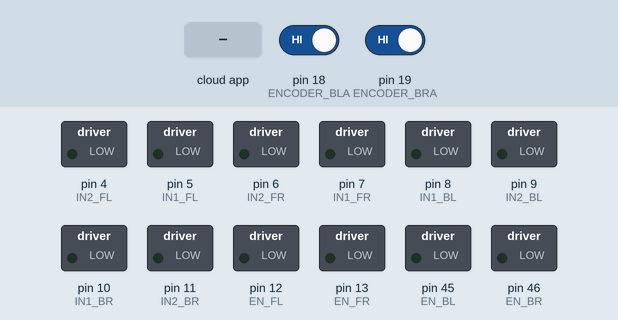
Recording of a sketch running on a simulated Arduino Mega 2560, built with avr-gcc and run on an emulated ATmega2560. Parts: switched loads named in the sketch (green lamp = pin HIGH). Inputs (shaded band) come from the test bench; at power-on: pin 18 (ENCODER_BLA) HIGH, pin 19 (ENCODER_BRA) HIGH. The ROS host is connected and sends only what is stated.

Above: at 1.2 s.
1.3 s: the phone or cloud app sets linear.x to -100
At 2.5 s:
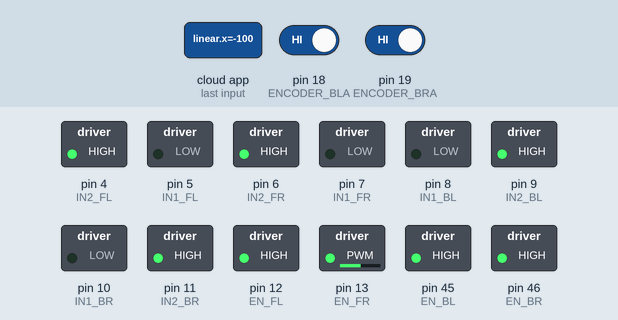
2.8 s: the phone or cloud app sets angular.z to -100
At 3.7 s:
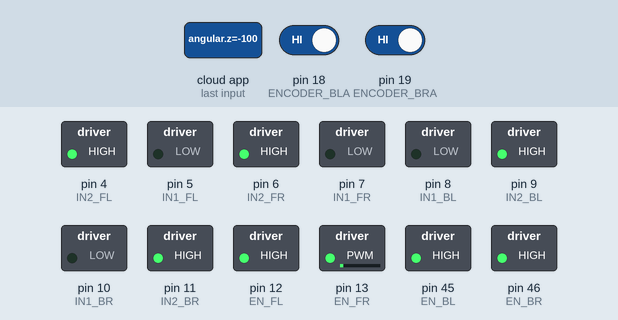
4.3 s: the phone or cloud app sets linear.x to 0
At 4.9 s:
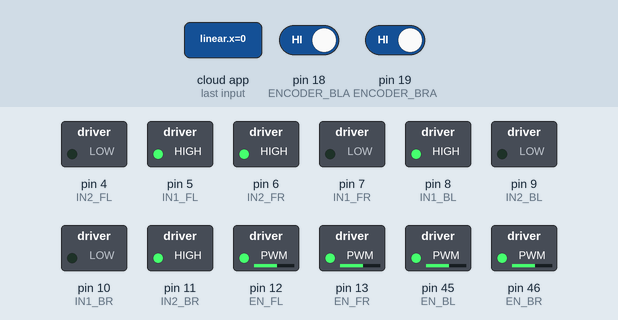
5.8 s: the phone or cloud app sets angular.z to 100
At 7.0 s:
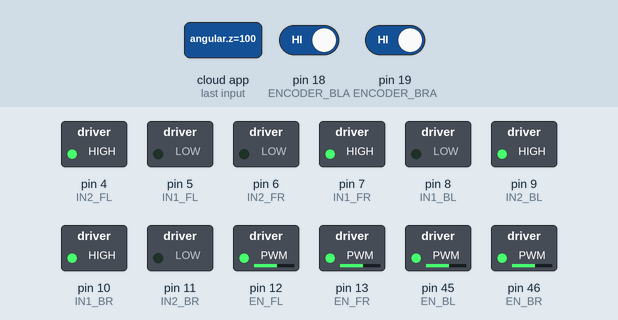
7.3 s: the phone or cloud app sets linear.x to 100
At 8.4 s:
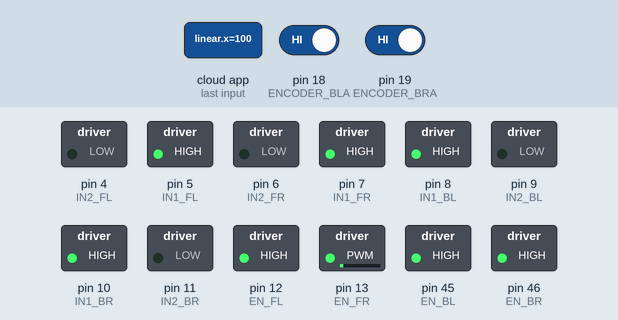
8.8 s: the phone or cloud app sets angular.z to 0
At 9.5 s:
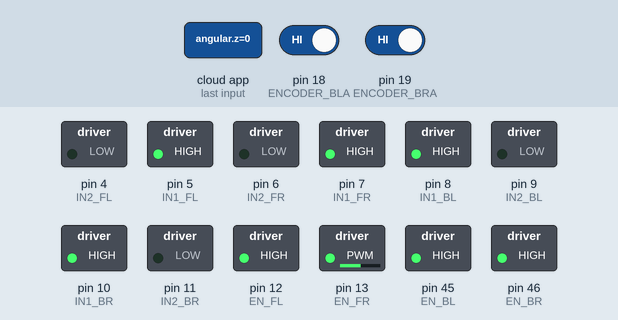
Timing chart, 0 to 11.3 s (numbered marks = the images above; inputs shaded):
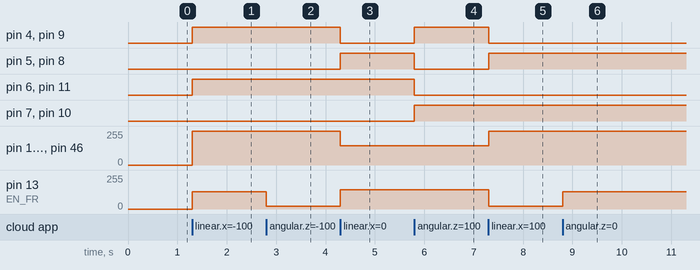

Measured:
- after the input at 1.3 s, pin 4 (IN2_FL), pin 6 (IN2_FR), pin 9 (IN2_BL), pin 11 (IN2_BR): LOW → HIGH at once; pin 12 (EN_FL), pin 45 (EN_BL), pin 46 (EN_BR): 0/255 → 255/255 at once; pin 13 (EN_FR): 0/255 → 130/255 at once
- after the input at 2.8 s, pin 13 (EN_FR): 130/255 → 20/255 at once
- after the input at 4.3 s, pin 4 (IN2_FL), pin 9 (IN2_BL): HIGH → LOW at once; pin 5 (IN1_FL), pin 8 (IN1_BL): LOW → HIGH at once; pin 12 (EN_FL), pin 45 (EN_BL), pin 46 (EN_BR): 255/255 → 145/255 at once; pin 13 (EN_FR): 20/255 → 145/255 at once
- after the input at 5.8 s, pin 4 (IN2_FL), pin 7 (IN1_FR), pin 9 (IN2_BL), pin 10 (IN1_BR): LOW → HIGH at once; pin 5 (IN1_FL), pin 6 (IN2_FR), pin 8 (IN1_BL), pin 11 (IN2_BR): HIGH → LOW at once
- after the input at 7.3 s, pin 4 (IN2_FL), pin 9 (IN2_BL): HIGH → LOW at once; pin 5 (IN1_FL), pin 8 (IN1_BL): LOW → HIGH at once; pin 12 (EN_FL), pin 45 (EN_BL), pin 46 (EN_BR): 145/255 → 255/255 at once; pin 13 (EN_FR): 145/255 → 20/255 at once
- after the input at 8.8 s, pin 13 (EN_FR): 20/255 → 130/255 at once

The sketch:

wheel_odom.ino
```cpp
#include <ArduinoHardware.h>
#include <ros.h>
#include <geometry_msgs/Twist.h>
#include <std_msgs/Float32.h>

#define EN_BL 45
#define IN1_BL 8
#define IN2_BL 9
#define EN_BR 46
#define IN1_BR 10
#define IN2_BR 11
#define EN_FL 12
#define IN1_FL 5
#define IN2_FL 4
#define EN_FR 13
#define IN1_FR 7
#define IN2_FR 6
#define ENCODER_FR 3
#define ENCODER_FL 2
#define BUFFER_TIME 1000
#define ENCODER_BRA 19
#define ENCODER_BLA 18
#define ENCODER_BRB 20
#define ENCODER_BLB 21
#define PULSES_PER_REV 280
#define pi 3.14

volatile long rotary_encoder_right=0;
volatile long rotary_encoder_left=0;

float left_rev_count = 0;
float right_rev_count = 0;
float l_dist_val=0.0,r_dist_val=0.0;
volatile boolean fired_left
,up_left,fired_right,up_right;
unsigned long current_time = 0,previous_time = 0;
//x,y wheel odom positions

//Robot Parameters
float wheel_rad = 0.030;
float w_fr;
float w_fl;
float w_bl;
float w_br;
float wheel_sep = 0.175;

//const float dist_per_rev = (2 * pi * wheel_rad) * PULSES_PER_REV;
const float dist_per_rev = (2 * pi * wheel_rad);

// ---------------ALL ROS MSGS-----------------
std_msgs::Float32 l_dist_msg, r_dist_msg;   //gives use left wheel and right wheel distances pointers

//ROS Odom nodehandle and transform
ros::NodeHandle n;

// ROS PUBLISHERS
ros::Publisher l_dist("l_dist", &l_dist_msg);
ros::Publisher r_dist("r_dist", &r_dist_msg);

float speed_ang=0, speed_lin=0;

void cmd_vel_callback( const geometry_msgs::Twist& msg){
  speed_ang = msg.angular.z;
  speed_lin = msg.linear.x;
  w_fr = (speed_lin/wheel_rad)+ ((speed_ang*wheel_sep)/(2.0*wheel_rad));  // speed_ang*2.91 -2.91
  w_fl = (speed_lin/wheel_rad)- ((speed_ang*wheel_sep)/(2.0*wheel_rad)); //
  w_br = (speed_lin/wheel_rad)+ ((speed_ang*wheel_sep)/(2.0*wheel_rad));
  w_bl = (speed_lin/wheel_rad)- ((speed_ang*wheel_sep)/(2.0*wheel_rad));
}
ros::Subscriber<geometry_msgs::Twist> sub_cmd_vel("cmd_vel", &cmd_vel_callback );
// Motor init
//void update_right_encoder(void);
//void update_left_encoder(void);

// ********************** FUNCTION DECLARATIONS *********************

void to_odom_publisher(void);
float update_left(void);
float update_right(void);

void isr_left(void);
void isr_right(void);

void MotorFL(int pwm);
void MotorBL(int pwm);
void MotorFR(int pwm);
void MotorBR(int pwm);

void pinmode_setup()
{
 pinMode(ENCODER_BRA, INPUT_PULLUP);
 pinMode(ENCODER_BLA, INPUT_PULLUP);
 pinMode(ENCODER_BRB, INPUT_PULLUP);
 pinMode(ENCODER_BLB, INPUT_PULLUP);
}

void pin_init()
{
 pinMode(EN_FL, OUTPUT);
 pinMode(EN_FR, OUTPUT);
 pinMode(EN_BL, OUTPUT);
 pinMode(EN_BR, OUTPUT);
 pinMode(IN1_FL, OUTPUT);
 pinMode(IN2_FL, OUTPUT);
 pinMode(IN1_FR, OUTPUT);
 pinMode(IN2_FR, OUTPUT);
 pinMode(IN1_BL, OUTPUT);
 pinMode(IN2_BL, OUTPUT);
 pinMode(IN1_BR, OUTPUT);
 pinMode(IN2_BR, OUTPUT);
 digitalWrite(EN_FL, LOW);
 digitalWrite(EN_FR, LOW);
 digitalWrite(EN_BL, LOW);
 digitalWrite(EN_BR, LOW);
 digitalWrite(IN1_FL, LOW);
 digitalWrite(IN2_FL, LOW);
 digitalWrite(IN1_FR, LOW);
 digitalWrite(IN2_FR, LOW);
 digitalWrite(IN1_BL, LOW);
 digitalWrite(IN2_BL, LOW);
 digitalWrite(IN1_BR, LOW);
 digitalWrite(IN2_BR, LOW);
}

void setup() {

    pinmode_setup();
    EncoderInit();

    pin_init();

    n.initNode();
    n.advertise(l_dist);
    n.advertise(r_dist);
    n.subscribe(sub_cmd_vel);

    current_time=millis();
    previous_time = current_time;
}

void loop() {

  current_time = millis();
  MotorFL(w_fl*50);
  MotorFR(w_fr*50);
  MotorBR(w_br*50);
  MotorBL(w_bl*50);

  if (current_time - previous_time >= BUFFER_TIME)
  {
    to_odom_publisher();
    previous_time = millis();
    rotary_encoder_left = 0;
    rotary_encoder_right = 0;
  }
  n.spinOnce();
}

void EncoderInit()
{
  attachInterrupt(digitalPinToInterrupt(ENCODER_BLA), isr_left, CHANGE);
  attachInterrupt(digitalPinToInterrupt(ENCODER_BRA), isr_right, CHANGE);

}

//void update_right_encoder()
//{
//  rotary_encoder_right++;
//}
//
//
//void update_left_encoder()
//{
//  rotary_encoder_left++;
//}

float update_left()
{
  left_rev_count = (float)rotary_encoder_left/PULSES_PER_REV;
  l_dist_val = (float)left_rev_count * dist_per_rev;
  return l_dist_val/2.0;
}

float update_right()
{
  right_rev_count = (float)rotary_encoder_right/PULSES_PER_REV;
  r_dist_val = (float)right_rev_count * dist_per_rev;
  return r_dist_val/2.0;
}

void to_odom_publisher(void)
{
  l_dist_msg.data = update_left();
  r_dist_msg.data = update_right();

  l_dist.publish(&l_dist_msg);
  r_dist.publish(&r_dist_msg);
  return;
}

void MotorFL(int Pulse_Width1){
  if (Pulse_Width1 > 0){
   analogWrite(EN_FL, Pulse_Width1);
   digitalWrite(IN1_FL, HIGH);
   digitalWrite(IN2_FL, LOW);
  }
  if (Pulse_Width1 < 0){
    Pulse_Width1=abs(Pulse_Width1);
    analogWrite(EN_FL, Pulse_Width1);
    digitalWrite(IN1_FL, LOW);
    digitalWrite(IN2_FL, HIGH);
    }
  if (Pulse_Width1 == 0){
    analogWrite(EN_FL, Pulse_Width1);
    digitalWrite(IN1_FL, LOW);
    digitalWrite(IN2_FL, LOW);
  }
}
void MotorFR(int Pulse_Width2){
if (Pulse_Width2 > 0){
    analogWrite(EN_FR, Pulse_Width2);
    digitalWrite(IN1_FR, HIGH);
    digitalWrite(IN2_FR, LOW);
}
if (Pulse_Width2 < 0){
    Pulse_Width2=abs(Pulse_Width2);
    analogWrite(EN_FR, Pulse_Width2);
    digitalWrite(IN1_FR, LOW);
    digitalWrite(IN2_FR, HIGH);
}
if (Pulse_Width2 == 0){
    analogWrite(EN_FR, Pulse_Width2);
    digitalWrite(IN1_FR, LOW);
    digitalWrite(IN2_FR, LOW);
}
}
void MotorBL(int Pulse_Width3){
if (Pulse_Width3 > 0){
    analogWrite(EN_BL, Pulse_Width3);
    digitalWrite(IN1_BL, HIGH);
    digitalWrite(IN2_BL, LOW);
}
if (Pulse_Width3 < 0){
    Pulse_Width3=abs(Pulse_Width3);
    analogWrite(EN_BL, Pulse_Width3);
    digitalWrite(IN1_BL, LOW);
    digitalWrite(IN2_BL, HIGH);
}
if (Pulse_Width3 == 0){
    analogWrite(EN_BL, Pulse_Width3);
    digitalWrite(IN1_BL, LOW);
    digitalWrite(IN2_BL, LOW);
}
}
void MotorBR(int Pulse_Width4){
    if (Pulse_Width4 > 0){
    analogWrite(EN_BR, Pulse_Width4);
    digitalWrite(IN1_BR, HIGH);
    digitalWrite(IN2_BR, LOW);
    }
    if (Pulse_Width4 < 0){
    Pulse_Width4=abs(Pulse_Width4);
    analogWrite(EN_BR, Pulse_Width4);
    digitalWrite(IN1_BR, LOW);
    digitalWrite(IN2_BR, HIGH);
    }
    if (Pulse_Width4 == 0){
    analogWrite(EN_BR, Pulse_Width4);
    digitalWrite(IN1_BR, LOW);
    digitalWrite(IN2_BR, LOW);
    }
}


void isr_left(void)
{
  if (digitalRead(ENCODER_BLA))
  {
    up_left = digitalRead(ENCODER_BLB);
  }
  else
  {
    up_left = !digitalRead(ENCODER_BLB);
  }
  fired_left= true;

  if (fired_left)
  {
    if (up_left)
    {
      rotary_encoder_left--;
    }
    else
    {
      rotary_encoder_left++;
    }
  }
}

void isr_right(void)
{
  if (digitalRead(ENCODER_BRA))
  {
    up_right = digitalRead(ENCODER_BRB);
  }
  else
  {
    up_right = !digitalRead(ENCODER_BRB);
  }
  fired_right= true;

  if (fired_right)
  {
    if (up_right)
    {
      rotary_encoder_right++;
    }
    else
    {
      rotary_encoder_right--;
    }
  }
}
```
